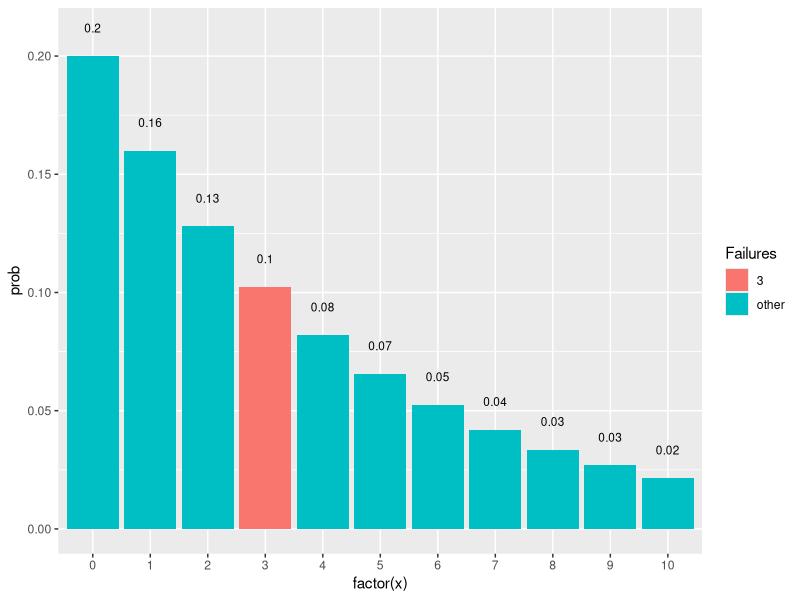
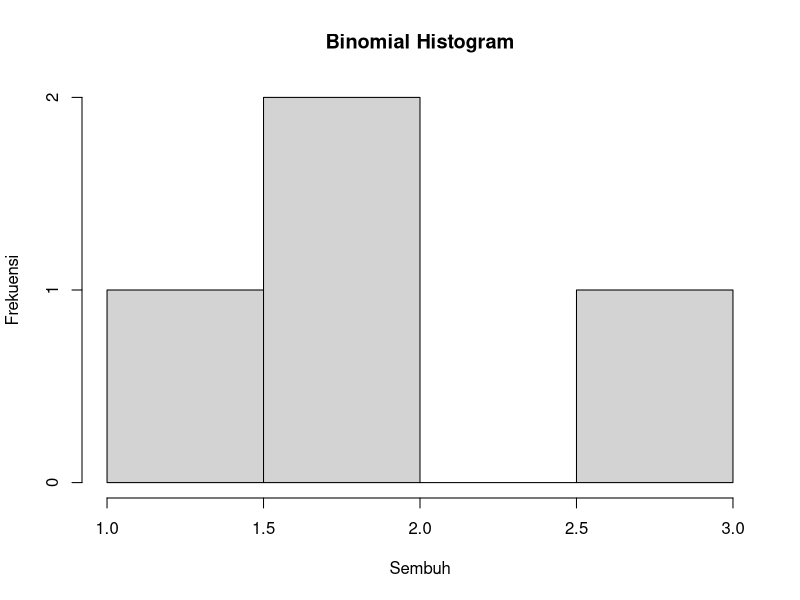
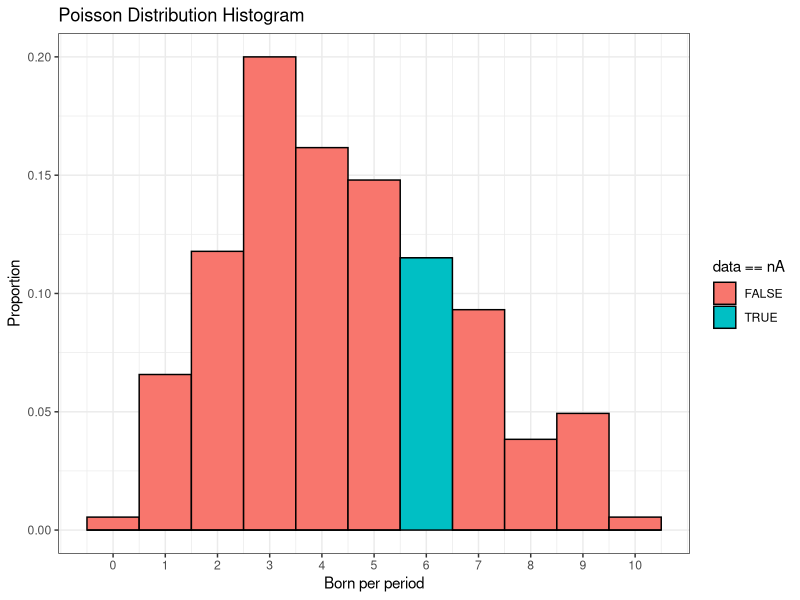
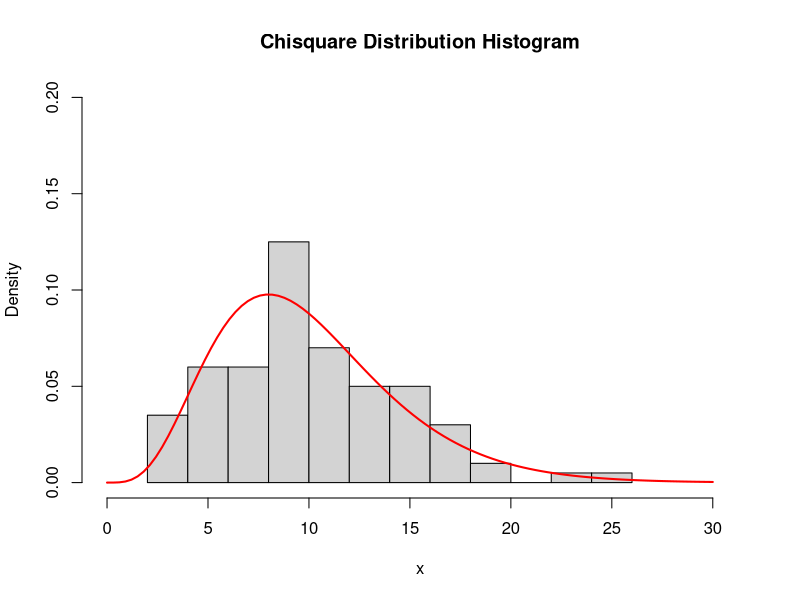
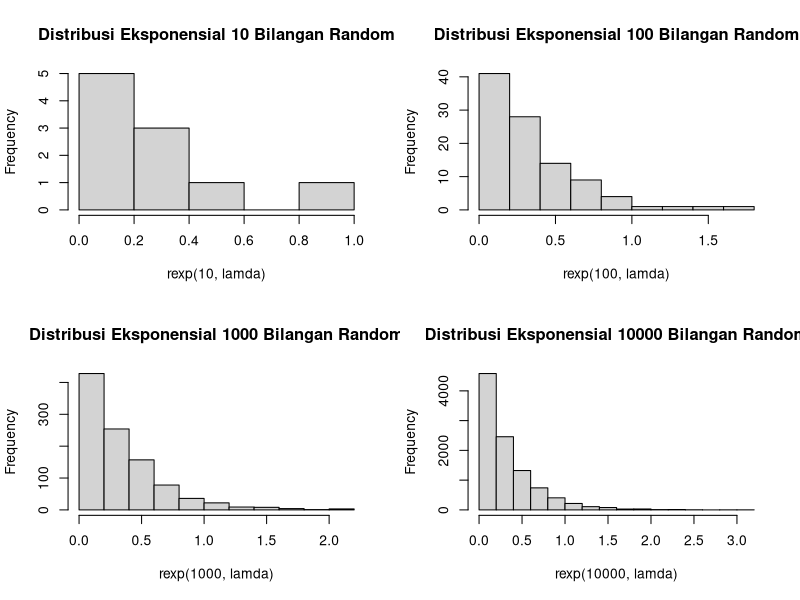
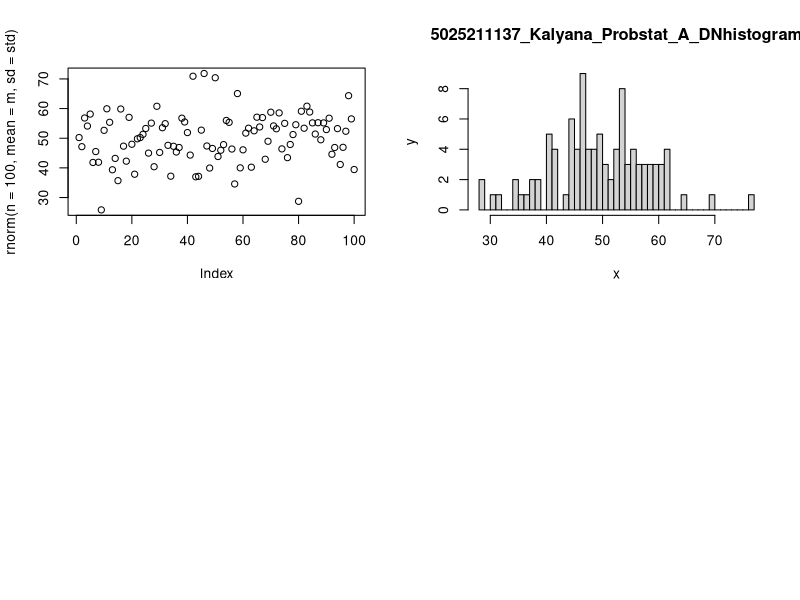

The R source for these figures, in order:
# ------------ NO 1 ---------------

library(dplyr)
library(ggplot2)

# 1a
p = 0.20
x = 3
peluang <- dgeom(x, p)
peluang

# 1b
mean = mean(rgeom(n = 10000, prob = p) == 3)

# 1c

# 1d
x = 0:10
data.frame(x, prob = dgeom(x, p)) %>%
  mutate(Failures = ifelse(x == 3, 3, "other")) %>%
  ggplot(aes(x = factor(x), y = prob, fill = Failures)) +
  geom_col() + 
  geom_text(
    aes(label = round(prob, 2), y = prob + 0.01),
    position = position_dodge(0.9),
    size = 3,
    vjust = 0
  )
labs(title = "Peluang X = 3 gagal Sebelum Sukses Pertama",
     y = "Probability")

# 1e
rataan = 1 / p
rataan 

varian = (1 - p) / p^2
varian

# ------------ NO 2 ---------------

p = 0.2
nS = 20

# 2a
nA = 4
peluang = dbinom(nA, nS, p)
peluang

# 2b
x = rbinom(nA, nS, p)
hist(x, main = "Binomial Histogram", xlab = "Sembuh", ylab = "Frekuensi")

# 2c
rataan = nS * p
rataan

varian = nS * p * (1 - p)
varian

# ------------ NO 3 ---------------

# 3a
lamda = 4.5
nA = 6
p = dpois(nA, lamda)
p

# 3b
set.seed(2)

poisson_data  <- data.frame('data' = rpois(365, lamda))

poisson_data  %>% ggplot() +
  geom_histogram(aes(x = data,
                     y = stat(count / sum(count)),
                     fill = data == nA),
                 binwidth = 1,
                 color = 'black',) +
  scale_x_continuous(breaks = 0:10) + 
  labs(x = 'Born per period',
       y = 'Proportion',
       title = 'Poisson Distribution Histogram') +
  theme_bw()

# 3c

# 3d
rataan = varian = lamda
rataan
varian

# ------------ NO 4 ---------------

x = 2
v = 10

# 4a
p = dchisq(x, 10)
p

# 4b
x <- rchisq(100, v)
hist(x, freq = FALSE, xlim = c(0,31), ylim = c(0,0.2), main = "Chisquare Distribution Histogram")

curve(dchisq(x, v), from = 0, to = 30, n = 100, col = "red", lwd = 2, add = TRUE)

# 4c
rataan = v
rataan

varian = v * 2
varian

# ------------ NO 5 ---------------

lamda = 3

# 5a
p = dexp(lamda, rate = 1, log = FALSE)
p

# 5b
par(mfrow = c(2,2))
set.seed(1)
hist(rexp(10, lamda), main = "Distribusi Eksponensial 10 Bilangan Random")
hist(rexp(100,lamda), main = "Distribusi Eksponensial 100 Bilangan Random")
hist(rexp(1000, lamda), main = "Distribusi Eksponensial 1000 Bilangan Random")
hist(rexp(10000, lamda), main = "Distribusi Eksponensial 10000 Bilangan Random")

# 5c
n = 100
simnum <- 100
simdata <- matrix(rexp(simnum * n, lamda), simnum)
sim_rowmean <- apply(simdata, 1, mean)
sim_var <- var(sim_rowmean)

# ------------ NO 6 ---------------

n = 100
m = 50
std = 8

# 6a
set.seed(100)
random <- rnorm(100)
rerata <- mean(random)
x1 <- floor(rerata)
x2 <- ceiling(rerata)

z1 <- (x1 - m) / std
z2 <- (x2 - m) / std

rnorm(n = 100, mean = m, sd = std)
plot(rnorm(n = 100, mean = m, sd = std))

# 6.B
hist(rnorm(n = 100, mean = m, sd = std), xlab="x", ylab="y", breaks = 50,
     main = "5025211137_Kalyana_Probstat_A_DNhistogram")

# 6.C
varian <- std ** 2